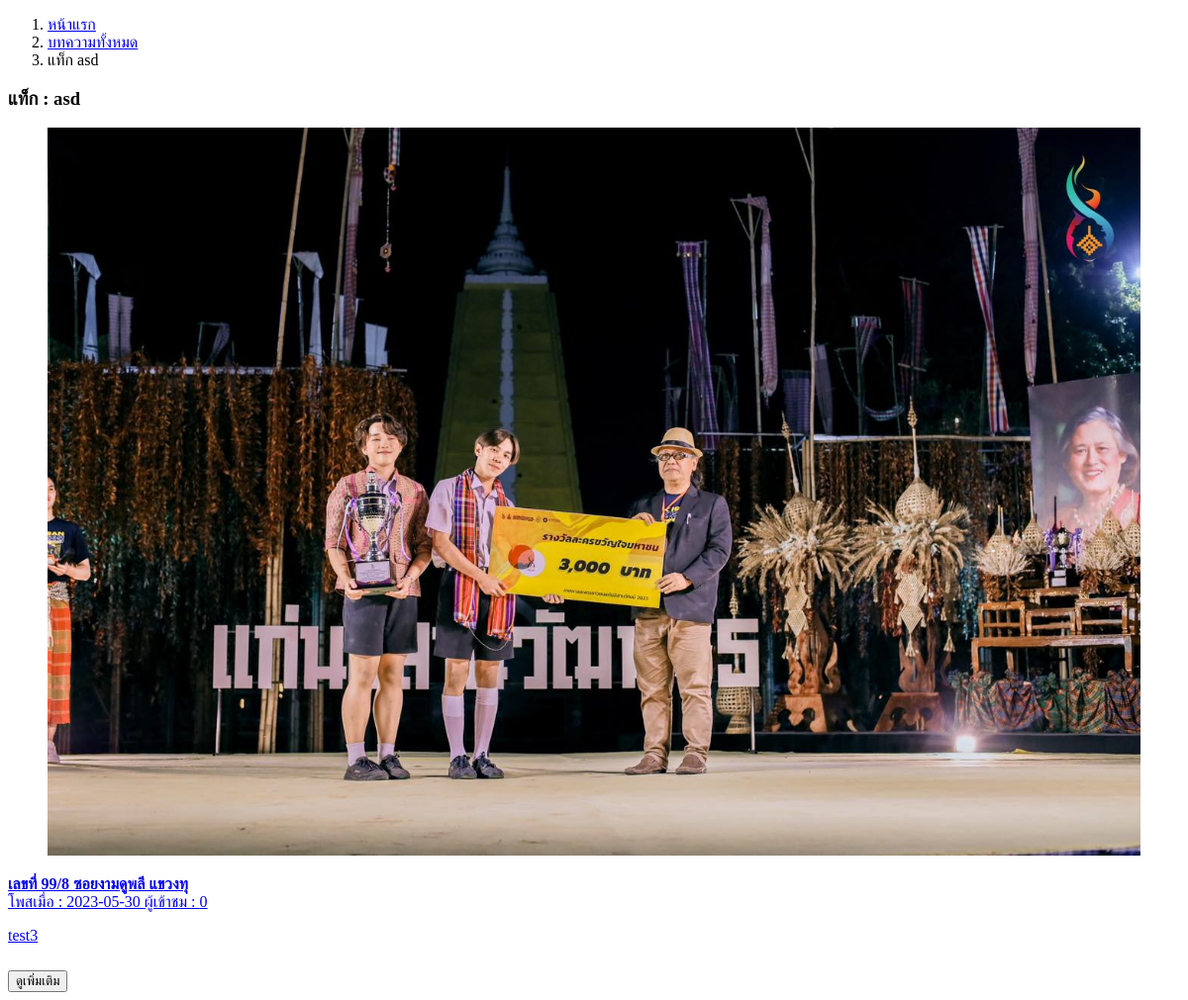
The page /tag/asd on the database as committed earlier.
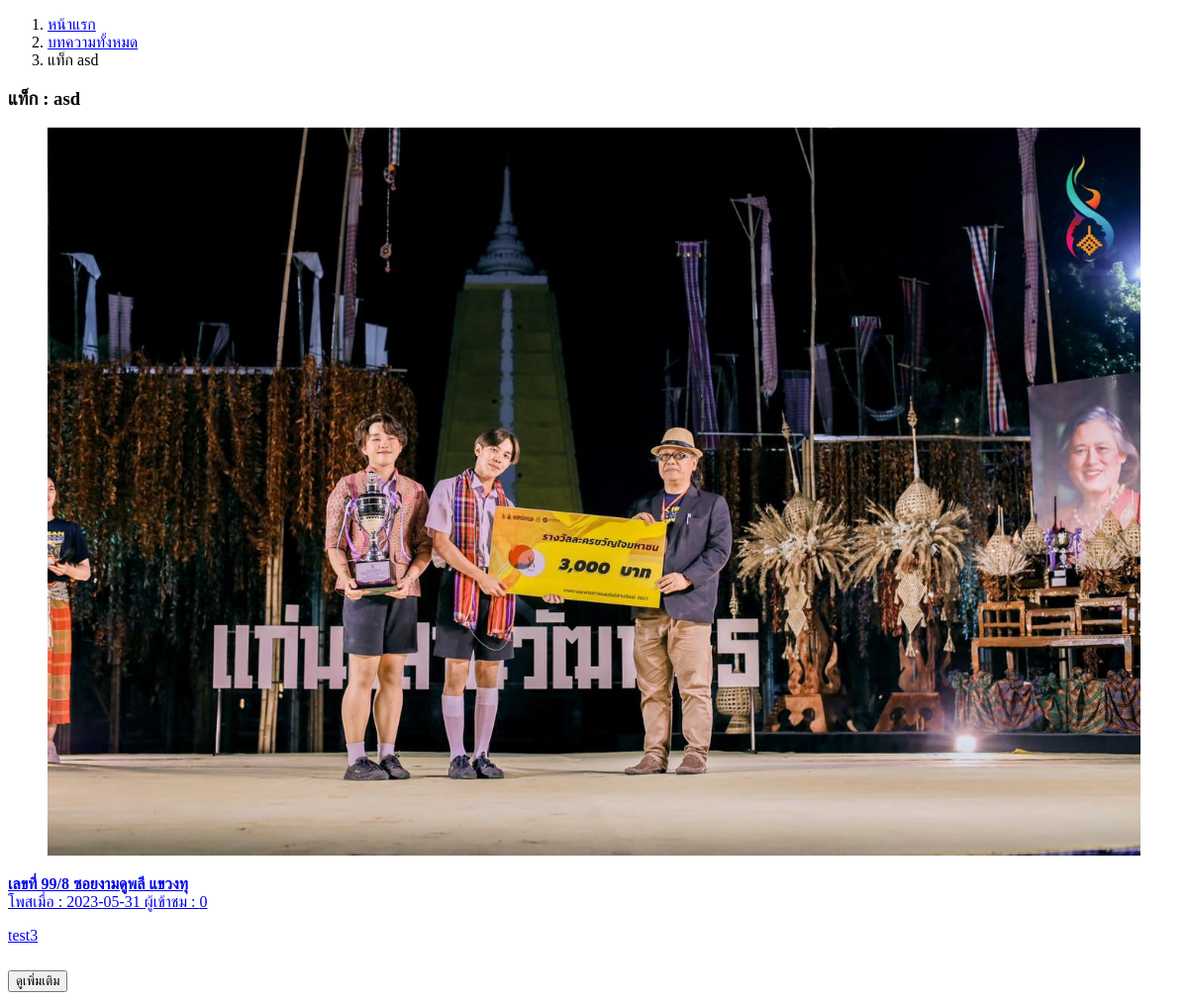
The same page on the database as committed later.
### tables this page shows
CREATE TABLE `tag_log` (
  `id` int(11) NOT NULL,
  `tag_id` int(11) NOT NULL,
  `articles_id` int(11) NOT NULL,
  `create_by` int(11) NOT NULL
);

CREATE TABLE `articles` (
  `id` int(11) NOT NULL,
  `category_id` int(11) NOT NULL,
  `user_id` int(11) NOT NULL,
  `topic_name` varchar(250) NOT NULL,
  `descripion` text NOT NULL,
  `image_banner` varchar(250) NOT NULL,
  `create_at` timestamp NOT NULL DEFAULT current_timestamp() ON UPDATE current_timestamp(),
  `view` varchar(50) NOT NULL,
  `keyword_seo` varchar(500) NOT NULL,
  `descripion_seo` varchar(500) NOT NULL,
  `url_articles_seo` varchar(350) NOT NULL,
  `update_at` datetime NOT NULL,
  `update_by` int(11) NOT NULL,
  `status` tinyint(4) NOT NULL DEFAULT 0
);

### tag.php (the view, shortened to what this page needs)
<?php
include './conn/connect.php';
$name = $_GET["tag_url"];
if (isset($name)) {
    $chack_tag_log = "SELECT * FROM tag
	where tag_url = '$name'";
    $chack_query = mysqli_query($conn, $chack_tag_log) or die("error in query:$chack_tag_log" . mysqli_error($conn));
    $chack_query_tag = mysqli_fetch_array($chack_query);
    $t_id = $chack_query_tag["id"];
    $t_name = $chack_query_tag["name"];
}
?>
<!DOCTYPE html>
<html>
<head>
</head>
<body>
    <section id="bread-crumbs">
        <div class="container px-0">
            <nav aria-label="breadcrumb " class="nav-breadcrumb">
                <ol class="breadcrumb">
                    <li class="breadcrumb-item"><a href="../">หน้าแรก</a></li>
                    <li class="breadcrumb-item"><a href="../all-articles/">บทความทั้งหมด</a></li>
                    <li class="breadcrumb-item active" aria-current="page" aria-disabled="page">แท็ก <?php echo $t_name;  ?></li>
                </ol>
            </nav>
        </div>
    </section>
    <article class="article-container-card">
        <section class="container">
            <div class="heading-bg-secon">
                <h1 class="bg-heading">
                    แท็ก : <?php echo $name; ?>
                </h1>
            </div>
            <div id="loadtable">
                <?php
                $lastid = '';
                include('./conn/connect.php');
                $query = mysqli_query($conn, "SELECT *,articles.id as id FROM articles LEFT join tag_log on articles.id = tag_log.articles_id WHERE tag_log.tag_id ='$t_id' ORDER BY articles.id  asc limit 9"); ?>
                <div class="row">
                    <?php
                    while ($row = mysqli_fetch_array($query)) {
                    ?>
                        <div class="col-lg-4 col-md-6  col-sm-12">
                            <div class="bg_articles my-2">
                                <a href="../view/<?php echo $row['url_articles_seo']; ?>">
                                    <figure class="news-articles-img">
                                        <div class="bg-img">
                                            <img class="lazy img-fluid" data-src="../backend/uploads/article-img/<?php echo $row['image_banner']; ?>" alt="<?php echo trim(strip_tags(mb_substr($row['topic_name'], 0, 30, 'utf-8'))); ?>" width="100%" height="100%">
                                        </div>
                                    </figure>
                                    <div class="px-2">
                                        <strong class="news-articles-h4"><?php echo trim(strip_tags(mb_substr($row['topic_name'], 0, 30, 'utf-8'))); ?></strong>
                                        <div class="view_date">
                                            <span>
                                                โพสเมื่อ : <?php echo date("Y-m-d", strtotime($row['create_at'])); ?>
                                            </span>
                                            <span>
                                                ผู้เข้าชม : <?php echo $row['view']; ?>
                                            </span>
                                        </div>
                                        <p class="news-articles-p "><?php echo trim(strip_tags(mb_substr($row['descripion_seo'], 0, 120, 'utf-8'))); ?></p>
                                    </div>
                                </a>
                            </div>
                        </div>
                    <?php
                        $lastid = $row['id'];
                        $tags =  $t_id;
                    } ?>
                </div>
                <div id="remove">
                    <div style="height:10px;"></div>
                    <div class="row">
                        <div class="col-lg-12">
                            <button type="button" name="loadmore" id="loadmore" data-id="<?php echo $lastid; ?>" data-tags="<?php echo $tags; ?>" class="btn-btn-success">ดูเพิ่มเติม</button>
                        </div>
                    </div>
                </div>
            </div>
        </section>
    </article>
</body>
</html>

Rows that differ between the two databases and show on the page:
changed through a linked row, tag_log "เลขที่ 99/8 ซอยงามดูพลี แขวงทุ": articles.create_at "2023-05-30" → "2023-05-31"
